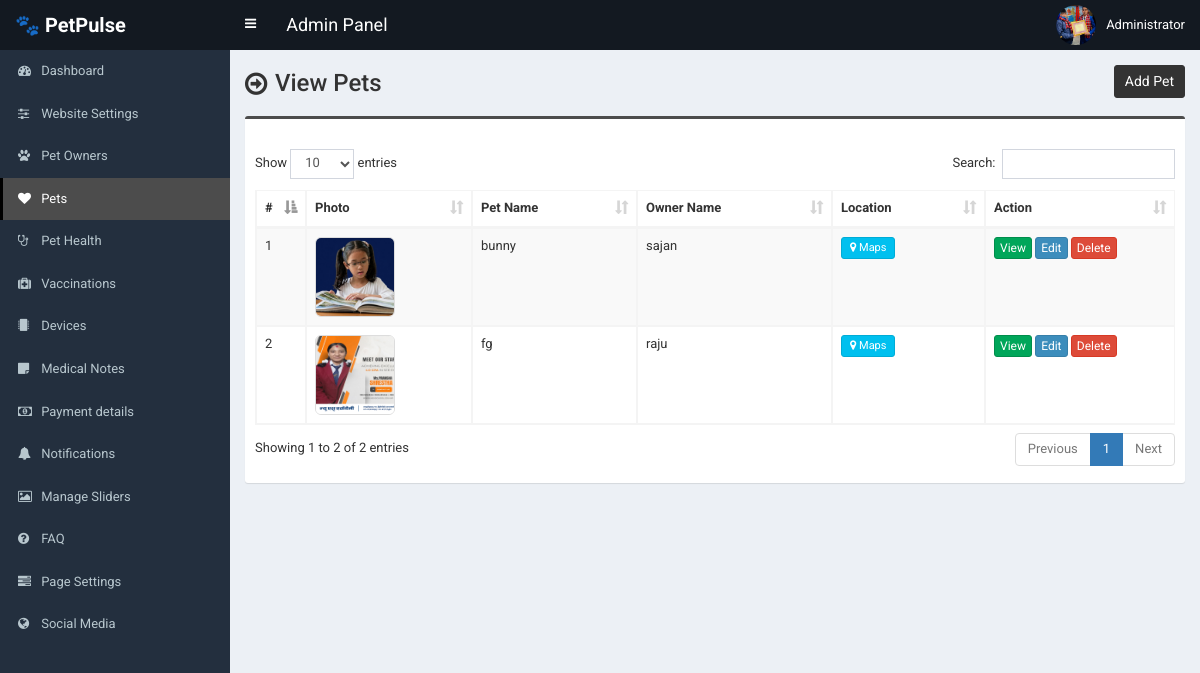
The page /admin/pet.php (signed in) on the database its author committed.
### tables this page shows
CREATE TABLE IF NOT EXISTS `tbl_pet` (
  `pet_id` int NOT NULL AUTO_INCREMENT,
  `owner_id` int NOT NULL,
  `pet_name` varchar(100) NOT NULL,
  `pet_type` varchar(50) DEFAULT NULL,
  `pet_breed` varchar(100) DEFAULT NULL,
  `pet_age` int DEFAULT NULL,
  `weight_lbs` decimal(6,2) DEFAULT NULL,
  `daily_goal_minutes` int DEFAULT NULL,
  `pet_latitude` decimal(10,7) DEFAULT NULL COMMENT 'GPS Latitude of pet location',
  `pet_longitude` decimal(10,7) DEFAULT NULL COMMENT 'GPS Longitude of pet location',
  `location_speed_mph` decimal(6,2) DEFAULT NULL,
  `recorded_at` timestamp NULL DEFAULT CURRENT_TIMESTAMP,
  `pet_location_name` varchar(255) DEFAULT NULL COMMENT 'Reverse-geocoded address / area name',
  `pet_location_at` datetime DEFAULT NULL COMMENT 'Timestamp of last GPS reading',
  `pet_temperature` decimal(5,2) DEFAULT NULL COMMENT 'Body temperature in °C (normal 37.5–39.2)',
  `pet_heartbeat` smallint UNSIGNED DEFAULT NULL COMMENT 'Heart rate BPM (normal 60–140)',
  `pet_spo2` tinyint UNSIGNED DEFAULT NULL COMMENT 'Blood oxygen % (normal 95–100)',
  `pet_respiratory_rate` tinyint UNSIGNED DEFAULT NULL COMMENT 'Breaths per minute (normal 10–30)',
  `pet_steps` int UNSIGNED DEFAULT NULL COMMENT 'Step count for the day',
  `pet_activity_level` enum('resting','low','moderate','high','very_high') DEFAULT NULL COMMENT 'Derived from accelerometer',
  `pet_calories_burned` decimal(7,2) DEFAULT NULL COMMENT 'Estimated kcal burned today',
  `pet_emotion` enum('happy','calm','anxious','agitated','sad','excited','unknown') DEFAULT 'unknown' COMMENT 'AI-detected emotional state',
  `pet_emotion_score` tinyint UNSIGNED DEFAULT NULL COMMENT 'Confidence score 0–100',
  `pet_bark_count` smallint UNSIGNED DEFAULT NULL COMMENT 'Barks detected in last hour',
  `pet_ambient_temp` decimal(5,2) DEFAULT NULL COMMENT 'Surrounding air temperature °C',
  `pet_ambient_humidity` decimal(5,2) DEFAULT NULL COMMENT 'Surrounding humidity %',
  `pet_device_id` varchar(100) DEFAULT NULL COMMENT 'IoT collar unique identifier',
  `pet_device_battery` tinyint UNSIGNED DEFAULT NULL COMMENT 'Battery level 0–100%',
  `pet_device_online` tinyint(1) NOT NULL DEFAULT '0' COMMENT '1 = collar online and transmitting',
  `pet_signal_strength` tinyint DEFAULT NULL COMMENT 'RSSI signal strength dBm',
  `pet_alert_status` enum('normal','warning','critical') DEFAULT 'normal' COMMENT 'Current health alert level',
  `pet_last_alert` varchar(255) DEFAULT NULL COMMENT 'Last triggered alert description',
  `pet_alert_at` datetime DEFAULT NULL COMMENT 'Timestamp of last alert',
  `pet_last_sync` datetime DEFAULT NULL COMMENT 'Last IoT device sync time',
  `created_at` datetime DEFAULT CURRENT_TIMESTAMP,
  `updated_at` datetime DEFAULT CURRENT_TIMESTAMP ON UPDATE CURRENT_TIMESTAMP,
  `pet_image` varchar(255) DEFAULT NULL,
  PRIMARY KEY (`pet_id`),
  KEY `owner_id` (`owner_id`),
  KEY `idx_device` (`pet_device_id`),
  KEY `idx_alert` (`pet_alert_status`),
  KEY `idx_emotion` (`pet_emotion`),
  KEY `idx_device_online` (`pet_device_online`),
  KEY `idx_last_sync` (`pet_last_sync`)
);

CREATE TABLE IF NOT EXISTS `tbl_owner` (
  `owner_id` int NOT NULL AUTO_INCREMENT,
  `owner_name` varchar(100) NOT NULL,
  `owner_phone` varchar(20) NOT NULL,
  `owner_email` varchar(100) DEFAULT NULL,
  `password` varchar(255) NOT NULL,
  `owner_address` text,
  `owner_area` varchar(100) DEFAULT NULL,
  `owner_location` varchar(150) DEFAULT NULL,
  `owner_photo` varchar(200) DEFAULT NULL,
  `no_of_pets` int DEFAULT '0',
  `is_active` tinyint(1) DEFAULT '1',
  `created_at` timestamp NULL DEFAULT CURRENT_TIMESTAMP,
  `reset_token` varchar(255) DEFAULT NULL,
  `token_expires` datetime DEFAULT NULL,
  PRIMARY KEY (`owner_id`)
);

### admin/pet.php (the view, shortened to what this page needs)
<?php require_once('header.php'); ?>
<link rel="stylesheet" href="https://unpkg.com/leaflet@1.9.4/dist/leaflet.css" />
<section class="content-header">
    <div class="content-header-left">
        <h1>View Pets</h1>
    </div>
    <div class="content-header-right">
        <a href="pet-add.php" class="btn btn-primary btn-sm">Add Pet</a>
    </div>
</section>
<section class="content">
<div class="row">
<div class="col-md-12">
<div class="box box-info">
<div class="box-body table-responsive">
<table id="example1" class="table table-bordered table-hover table-striped">
<thead class="thead-dark">
<tr>
    <th width="10">#</th>
    <th>Photo</th>
    <th>Pet Name</th>
    <th>Owner Name</th>
    <th>Location</th>
    <th width="150">Action</th>
</tr>
</thead>
<tbody>
<?php
$i = 0;
$statement = $pdo->prepare("SELECT
    t1.pet_id,
    t1.pet_name,
    t1.pet_image,
    t1.pet_latitude,
    t1.pet_longitude,
    t1.weight_lbs,
    t1.daily_goal_minutes,
    t2.owner_name
FROM tbl_pet t1
JOIN tbl_owner t2 ON t1.owner_id = t2.owner_id
ORDER BY t1.pet_id DESC");
$statement->execute();
$result = $statement->fetchAll(PDO::FETCH_ASSOC);
foreach ($result as $row) {
    $i++;
?>
<tr>
<td><?php echo $i; ?></td>
<td>
<?php if($row['pet_image']): ?>
    <img src="assets/uploads/pets/<?php echo $row['pet_image']; ?>" class="pet-img">
<?php else: ?>
    <span class="badge" style="background:#aaa;">No Photo</span>
<?php endif; ?>
</td>
<td><?php echo htmlspecialchars($row['pet_name']); ?></td>
<td><?php echo htmlspecialchars($row['owner_name']); ?></td>
<td>
<?php if ($row['pet_latitude'] && $row['pet_longitude']): ?>
    <button class="btn btn-info btn-xs btn-map mt-1"
        onclick="showMap(<?php echo (float)$row['pet_latitude']; ?>, <?php echo (float)$row['pet_longitude']; ?>, '<?php echo addslashes($row['pet_name']); ?>')">
        <i class="fa fa-map-marker"></i> Maps
    </button>
<?php else: ?>
    <em style="color:#aaa;">No location</em>
<?php endif; ?>
</td>
<td>
<a href="pet-view.php?id=<?php echo $row['pet_id']; ?>" class="btn btn-success btn-xs">
    View
</a>
<a href="pet-edit.php?id=<?php echo $row['pet_id']; ?>" class="btn btn-primary btn-xs">
    Edit
</a>
<a href="#" class="btn btn-danger btn-xs"
    data-href="pet-delete.php?id=<?php echo $row['pet_id']; ?>"
    data-toggle="modal"
    data-target="#confirm-delete">
    Delete
</a>
</td>
</tr>
<?php } ?>
</tbody>
</table>
</div>
</div>
</div>
</div>
</section>
<?php require_once('footer.php'); ?>

### admin/style.css (style rules this page uses)
body { font-size: 13px; font-family: "Roboto", sans-serif; }
.content-header > h1, .content-header .content-header-left h1 { font-family: "Roboto", sans-serif; }
.box-info { padding-top: 20px; }
.content-header { overflow: hidden; }
.content-header .content-header-left { float: left; padding-top: 5px; }
.content-header .content-header-right { float: right; }
.content-header .content-header-left h1 { margin-top: 0; margin-bottom: 0; padding-left: 30px; padding-bottom: 5px; font-size: 24px; position: relative; }
.content-header .content-header-left h1:before { position: absolute; top: 0; left: 0; font-family: "FontAwesome", sans-serif; font-size: 26px; content: "\f18e"; }
.content-header .content-header-right a { position: relative; font-size: 14px; }
.box.box-info { border-top-color: #4c4c4c; }
.content-header .content-header-right a { background-color: #333333; border-color: #333333; }

### admin/pet.php (style rules this page uses)
.btn-map { padding: 2px 8px; font-size: 11px; }
.pet-img { width: 80px; height: 80px; object-fit: cover; border-radius: 6px; border: 1px solid #ddd; }

### rows shown on the page
tbl_pet: pet_image (picture), pet_name "bunny", owner.owner_name "sajan"
tbl_pet: pet_image (picture), pet_name "fg", owner.owner_name "raju"

### other values the page prints
$_SESSION['user']['full_name'] "Administrator"
